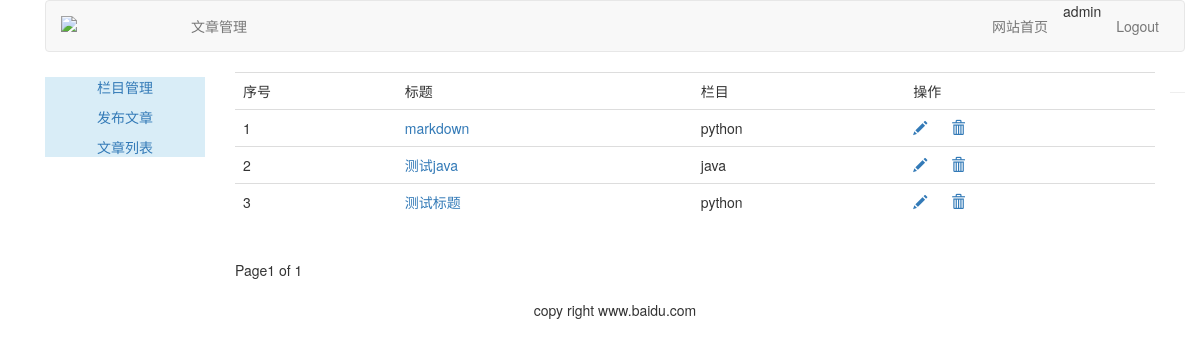
Before: /article/article-list/ (signed in) with the older database file.
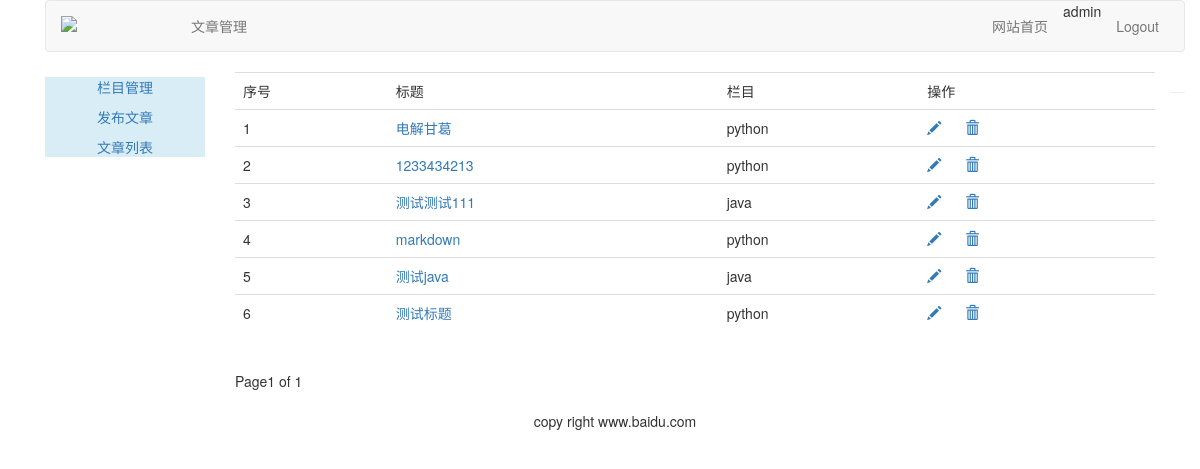
After: the same page with the newer database file.
### article/models.py (models this page shows, shortened)
class ArticlePost(models.Model):
    author = models.ForeignKey(User, related_name="article")
    title = models.CharField(max_length=200)
    slug = models.SlugField(max_length=500)
    column = models.ForeignKey(ArticleColumn, related_name="article_column")
    body = models.TextField()
    created = models.DateTimeField(default=timezone.now())
    updated = models.DateTimeField(auto_now=True)
    class Meta:
        ordering = ("-updated",)
        index_together = (('id', 'slug'),) #为每篇文章的id和slug获取文章对象，建立索引后，提高读取速度
    def get_absolute_url(self):
        return reverse("article:article_detail", args=[self.id, self.slug])

class ArticleColumn(models.Model):
    user = models.ForeignKey(User, related_name='article_column')
    column = models.CharField(max_length=200)
    created = models.DateField(auto_now_add=True)
    def __str__(self):
        return self.column

### article/views.py (the view)
@login_required(login_url='/account/login/')
def article_list(request):
    articles_list = ArticlePost.objects.filter(author=request.user)
    paginator = Paginator(articles_list, 10) #每页10条数据
    page = request.GET.get('page')
    try:
        current_page = paginator.page(page)
        articles = current_page.object_list
    except PageNotAnInteger:
        current_page = paginator.page(1)
        articles = current_page.object_list
    except EmptyPage:
        current_page = paginator.page(paginator.num_pages)
        articles = current_page.object_list
    return render(request, "article/column/article_list.html", {"articles": articles, "page": current_page})

### templates/article/column/article_list.html (shortened to what this page needs)
{% extends "article/base.html" %}
{% load staticfiles %}
{% block content %}
    <div>
        <table class="table table-hover">
            <tr>
                <td>序号</td>
                <td>标题</td>
                <td>栏目</td>
                <td>操作</td>
            </tr>
            {% for article in articles %}
                <tr id="{{ article.id }}">
                    <td>{{ forloop.counter }}</td>
                    <td><a href="{{ article.get_absolute_url }}">{{ article.title }}</a></td>
                    <td>{{ article.column }}</td>
                    <td>
                        <a name="edit" href="{% url 'article:redit_article' article.id %}">
                        <span class="glyphicon glyphicon-pencil"></span>
                        </a>
                        <a name="delete" href="javascript:" onclick="del_article(this,{{ article.id }})">
                            <span class="glyphicon glyphicon-trash" style="margin-left: 20px"></span>
                        </a>
                    </td>
                </tr>
            {% endfor %}
        </table>
    {% include "paginator.html" %}
    </div>
{% endblock %}

### templates/article/base.html (shortened to what this page needs)
{% load staticfiles %}
<!DOCTYPE html>
<html lang="zh-cn">
<head>
    <link rel="stylesheet" href="{% static 'css/bootstrap.css' %}">
</head>
<body>
<div class="container">
    {% include 'article/header.html' %}
    <div class="col-md-2">
        {% include 'article/leftslider.html' %}
    </div>
    <div class="col-md-10">
        {% block content %}
        {% endblock %}
    </div>
    {% include 'footer.html' %}
</div>
</body>
</html>

### templates/article/header.html
{% load staticfiles %}
<div class="container">
    <nav class="navbar navbar-default" role="navigation">
        <div class="navbar-header">
            <a class="navbar-brand" href="http://baidu.com">
                <img width="100px" src="{% static 'images/logo.jpg' %}">
            </a>
        </div>
        <div>
            <ul class="nav navbar-nav" role="tablist">
                <li>
                    <a href="{% url 'article:article_column' %}">
                        文章管理
                    </a>
                </li>
            </ul>
            <ul class="nav navbar-nav navbar-right" style="margin-right: 10px">
                <li>
                    <a href="{% url 'blog:blog_title' %}">
                        网站首页
                    </a>
                </li>
                <li>
                    <span>
                        {{ user.username }}
                    </span>
                </li>
                <li>
                    <a href="{% url 'account:user_logout' %}">
                        Logout
                    </a>
                </li>
            </ul>
        </div>
    </nav>
</div>

### templates/article/leftslider.html
<div class="bg-info">
    <div class="text-center" style="margin-top: 5px;">
        <p>
            <a href="{% url 'article:article_column' %}">栏目管理</a>
        </p>
        <p><a href="{% url "article:article_post" %}">发布文章</a></p>
        <p><a href="{% url "article:article_list" %}">文章列表</a></p>
    </div>
</div>

### templates/paginator.html (shortened to what this page needs)
<div class="pagination">
    <span class="step-links">
        <span class="current">
            Page{{ page.number }} of {{ page.paginator.num_pages }}
        </span>
    </span>
</div>

### templates/footer.html
<div class="container">
    <hr>
    <p class="text-center">copy right www.baidu.com</p>
</div>

Changed rows visible on the page:
added ArticlePost: title "电解甘葛", column "python"
added ArticlePost: title "1233434213", column "python"
added ArticlePost: title "测试测试111", column "java"
